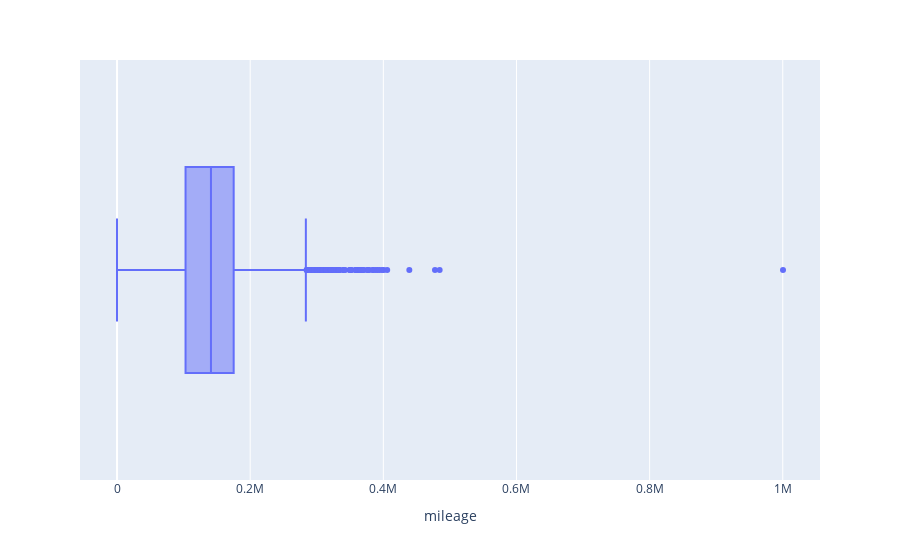

The code cell stored with this chart in its notebook:
### Markdown cell above
minimum mileage is negative ? Maximum value > 1 Million km ! -> likely fat finger issue

### Code cell
px.box(data_price, x='mileage')

### Figure 1 — Plotly figure (JSON) as saved in the notebook; plotly's stock layout.template omitted (floating-point values rounded to 4 significant figures; data arrays with more than 128 entries replaced by an {"elided": "..."} marker saying what was removed)
{"data": [{"alignmentgroup": "True", "hovertemplate": "mileage=%{x}<extra></extra>", "legendgroup": "", "marker": {"color": "#636efa"}, "name": "", "notched": false, "offsetgroup": "", "orientation": "h", "showlegend": false, "type": "box", "x": {"elided": "4843 int values"}, "x0": " ", "xaxis": "x", "y0": " ", "yaxis": "y"}], "layout": {"boxmode": "group", "legend": {"tracegroupgap": 0}, "margin": {"t": 60}, "xaxis": {"anchor": "y", "domain": [0, 1], "title": {"text": "mileage"}}, "yaxis": {"anchor": "x", "domain": [0, 1]}}}
